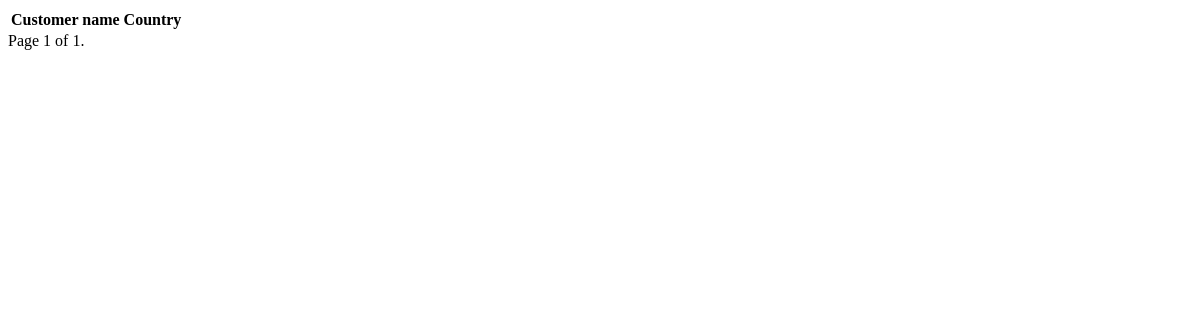
Page /pagination/ on the earlier database version.
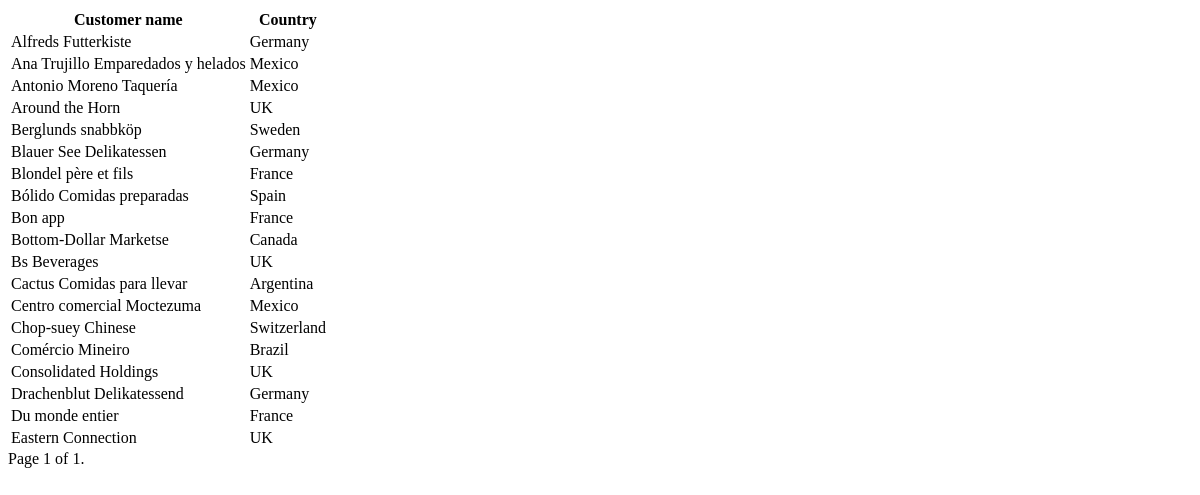
Same page on the later database version.
### pagination/models.py (models this page shows)
class Customer(models.Model):
    name = models.CharField(max_length=100)
    country = models.CharField(max_length=20)

### pagination/views.py (the view)
def listing(request):
    customer_list = Customer.objects.all()
    paginator = Paginator(customer_list, 20)
    pageNumber = request.GET.get('page')
    try:
        customers = paginator.page(pageNumber)
    except PageNotAnInteger:
        customers = paginator.page(1)
    except EmptyPage:
        customers = paginator.page(paginator.num_pages)
    return render(request, 'list.html', {'customers':customers})

### pagination/templates/list.html (shortened to what this page needs)
<table>
    <tr>
        <th>Customer name</th>
        <th>Country</th>
    </tr>
    {% for customer in customers %}
    <tr>
        <td>{{ customer.name }}</td>
        <td>{{ customer.country }}</td>
    </tr>
    {% endfor %}
</table>
<div class="pagination">
    <span class="current">
        Page {{ customers.number }} of {{ customers.paginator.num_pages }}.
    </span>
</div>

Differences in the rows shown:
added Customer: name "Alfreds Futterkiste", country "Germany"
added Customer: name "Ana Trujillo Emparedados y helados", country "Mexico"
added Customer: name "Antonio Moreno Taquería", country "Mexico"
added Customer: name "Around the Horn", country "UK"
added Customer: name "Berglunds snabbköp", country "Sweden"
added Customer: name "Blauer See Delikatessen", country "Germany"
added Customer: name "Blondel père et fils", country "France"
added Customer: name "Bólido Comidas preparadas", country "Spain"
added Customer: name "Bon app", country "France"
added Customer: name "Bottom-Dollar Marketse", country "Canada"
added Customer: name "Bs Beverages", country "UK"
added Customer: name "Cactus Comidas para llevar", country "Argentina"
added Customer: name "Centro comercial Moctezuma", country "Mexico"
added Customer: name "Chop-suey Chinese", country "Switzerland"
added Customer: name "Comércio Mineiro", country "Brazil"
added Customer: name "Consolidated Holdings", country "UK"
added Customer: name "Drachenblut Delikatessend", country "Germany"
added Customer: name "Du monde entier", country "France"
added Customer: name "Eastern Connection", country "UK"
